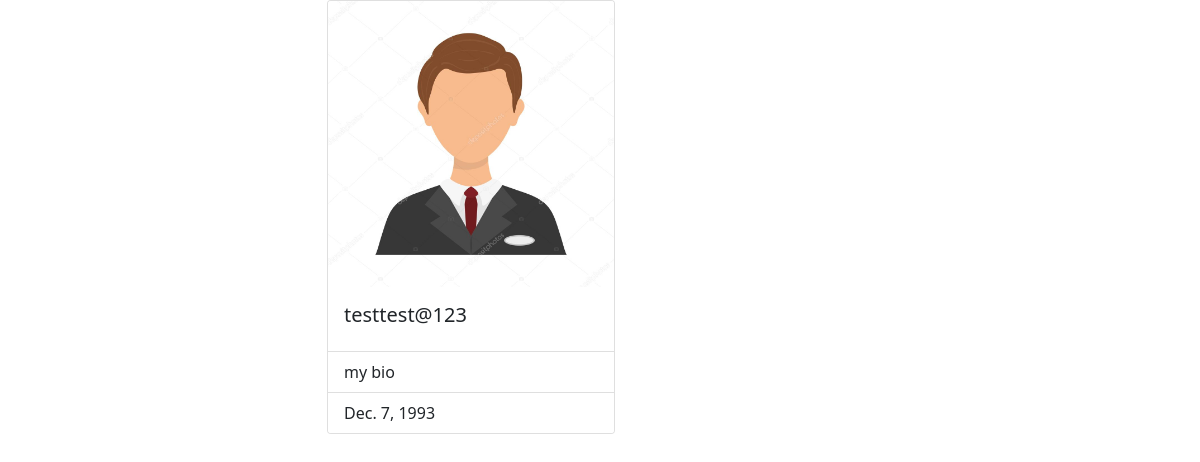
The app's page /users/view (signed in) with its own data.
### users/models.py (models this page shows, shortened)
class Profile(models.Model):
    user = models.OneToOneField(User,on_delete=models.CASCADE)
    profile_pic = models.ImageField(upload_to="images")
    bio = models.CharField(max_length=100)
    birth_date = models.DateField(null=True)

### users/views.py (the view)
# urls.py: path("view",view_profile.as_view(),name="view"),
class view_profile(TemplateView):
    model = Profile
    template_name = "users/view_profile.html"
    context = {}
    def get(self, request, *args, **kwargs):
        user = self.model.objects.filter(user=request.user)
        self.context["users"] = user
        return render(request,self.template_name,self.context)

### users/templates/users/view_profile.html (shortened to what this page needs)
<!DOCTYPE html>
<html lang="en">
<head>
    <link href="https://cdn.jsdelivr.net/npm/bootstrap@5.0.0-beta1/dist/css/bootstrap.min.css" rel="stylesheet"
>
</head>
<body>
<div class="container">
    <div class="row">
        {%for us in users%}
        <div class="col-3"></div>
        <div class="col-3">
            <div class="card" style="width: 18rem;">
  <img src="{{us.profile_pic.url}}" class="card-img-top" alt="...">
  <div class="card-body">
    <h5 class="card-title">{{us.user}}</h5>
  </div>
  <ul class="list-group list-group-flush">
    <li class="list-group-item">{{us.bio}}</li>
    <li class="list-group-item">{{us.birth_date}}</li>
  </ul>
</div>
        </div>
        <div class="col-3"></div>
        {%endfor%}
    </div>
</div>
</body>
</html>

### records on screen
Profile: profile_pic (picture), user "testtest@123", bio "my bio", birth_date "Dec. 7, 1993"
